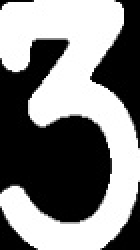
#> input picture TEMP/Project 4/imgs/ranks/3.jpg, 70 x 125 px, given in place of Ace.png, which was not available (shown 2 times larger)
$ python -i card_classifier.py   (imports and definitions only)
#> lines starting #> are read from the running program, lines starting #| are printed output that depends on the picture; after the words box and inside, x2 and y2 are one past the last pixel; in counts of white or black regions, pixels touching at a corner belong together; pictures that were not available may be replaced by others from this repository, and a replacement may not be noted
import cv2
import numpy as np
import os
import sys
from tkinter import Tk, Button, Label
from tkinter.filedialog import askopenfilename

# [269 lines left out: functions preprocess_and_extract_symbols, match_templates, not called in this run]

# Helper function to load templates
def load_templates():
    rank_templates = {}
    suit_templates = {}

    # Get the directory where the script is located
    script_dir = os.path.dirname(os.path.abspath(__file__))
    template_folder = os.path.join(script_dir, 'imgs')  # Folder containing 'ranks' and 'suits' subfolders

    # Load rank templates
    ranks = ['Ace', '2', '3', '4', '5', '6', '7', '8', '9', '10', 'Jack', 'Queen', 'King']
    for rank in ranks:
        template_path = os.path.join(template_folder, 'ranks', f'{rank}.png')
        template = cv2.imread(template_path, cv2.IMREAD_GRAYSCALE)
#> template is the input picture: shape (125, 70); min 0, max 255, mean 129.7
        if template is not None:
            _, template_bin = cv2.threshold(template, 0, 255, cv2.THRESH_BINARY + cv2.THRESH_OTSU)
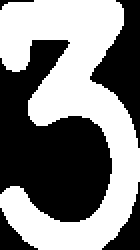
#> template_bin: shape (125, 70) (shown 2 times larger); 51% white; 5 black regions, box (x1, y1, x2, y2) and area: (0, 20, 56, 111) 3035, (45, 0, 70, 74) 829, (51, 91, 70, 125) 234, (0, 104, 19, 125) 164, (0, 0, 17, 5) 25
            template_resized = cv2.resize(template_bin, (70, 125))
            rank_templates[rank] = template_resized
        else:
            print(f"Warning: Template for rank '{rank}' not found.")
#> pass 2 of the loop in load_templates, `for rank in ranks:`:
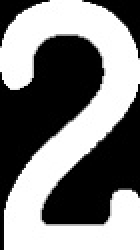
#> input picture TEMP/Project 4/imgs/ranks/2.jpg, 70 x 125 px, given in place of 2.png, which was not available (shown 2 times larger)
#> in load_templates, template is the input picture: shape (125, 70); min 0, max 255, mean 129.6
#> in load_templates, `_, template_bin = cv2.threshold(template, 0, 255, cv2.THRESH_BINARY + ..`:
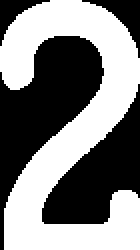
#> template_bin: shape (125, 70) (shown 2 times larger); 50.8% white; 4 black regions, box (x1, y1, x2, y2) and area: (0, 18, 52, 125) 2264, (21, 42, 70, 112) 1598, (41, 0, 70, 29) 256, (0, 0, 25, 23) 183

    # Load suit templates
    suits = ['Hearts', 'Diamonds', 'Clubs', 'Spades']
#> suits = ['Hearts', 'Diamonds', 'Clubs', 'Spades']
    for suit in suits:
        template_path = os.path.join(template_folder, 'suits', f'{suit}.png')
        template = cv2.imread(template_path, cv2.IMREAD_GRAYSCALE)
        if template is not None:
            _, template_bin = cv2.threshold(template, 0, 255, cv2.THRESH_BINARY + cv2.THRESH_OTSU)
            template_resized = cv2.resize(template_bin, (70, 125))
            suit_templates[suit] = template_resized
        else:
            print(f"Warning: Template for suit '{suit}' not found.")
#| Warning: Template for suit 'Hearts' not found.
#> pass 2 of the loop in load_templates, `for suit in suits:`:
#| Warning: Template for suit 'Diamonds' not found.

    return rank_templates, suit_templates

def main():
    # Load templates
    rank_templates, suit_templates = load_templates()
#> rank_templates = 7 items; suit_templates = 0 items

    # Create the main window
    root = Tk()
    root.title("Card Recognition")

    # Set window size and position
    window_width = 300
    window_height = 150

    # Get the screen dimension
    screen_width = root.winfo_screenwidth()
    screen_height = root.winfo_screenheight()

    # Find the center point
    center_x = int(screen_width/2 - window_width / 2)
    center_y = int(screen_height/2 - window_height / 2)

    # Set the position of the window to the center of the screen
    root.geometry(f'{window_width}x{window_height}+{center_x}+{center_y}')

    # Disable resizing the window
    root.resizable(False, False)

    # Create a label
    label = Label(root, text="Select input method:", font=("Arial", 14))
    label.pack(pady=10)

    # Define functions for buttons
    # [69 lines left out: functions use_webcam, select_image_file, not called in this run]

    # Create buttons
    button_webcam = Button(root, text="Use Webcam", width=15, command=use_webcam)
    button_webcam.pack(pady=5)

    button_select_file = Button(root, text="Select Image File", width=15, command=select_image_file)
    button_select_file.pack(pady=5)

    # Start the GUI event loop
    root.mainloop()

# [2 lines not run here, left out]

>>> result = main()
